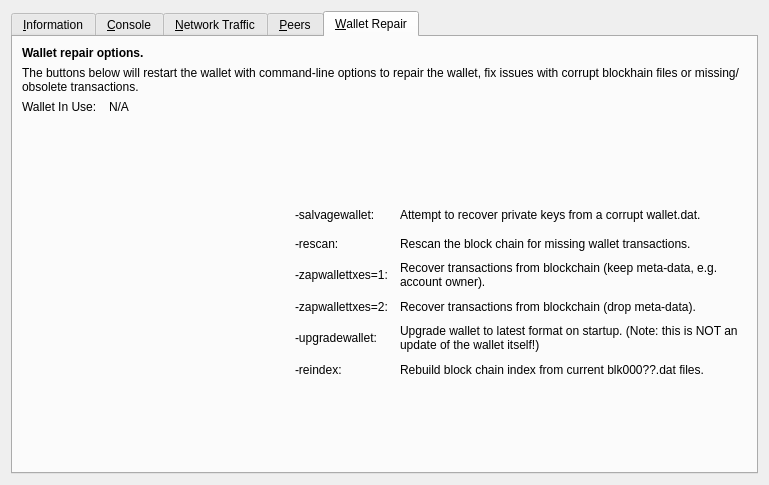
<?xml version="1.0" encoding="UTF-8"?>
<ui version="4.0">
 <class>RPCConsole</class>
 <widget class="QDialog" name="RPCConsole">
  <property name="geometry">
   <rect>
    <x>0</x>
    <y>0</y>
    <width>769</width>
    <height>485</height>
   </rect>
  </property>
  <property name="windowTitle">
   <string>Tools window</string>
  </property>
  <layout class="QVBoxLayout" name="verticalLayout_2">
   <item>
    <widget class="QTabWidget" name="tabWidget">
     <property name="currentIndex">
      <number>4</number>
     </property>
     <widget class="QWidget" name="tab_info">
      <attribute name="title">
       <string>&amp;Information</string>
      </attribute>
      <layout class="QGridLayout" name="gridLayout" columnstretch="0,0">
       <property name="horizontalSpacing">
        <number>12</number>
       </property>
       <item row="0" column="0">
        <widget class="QLabel" name="generalHeader">
         <property name="font">
          <font>
           <weight>75</weight>
           <bold>true</bold>
          </font>
         </property>
         <property name="text">
          <string>General</string>
         </property>
        </widget>
       </item>
       <item row="1" column="0">
        <widget class="QLabel" name="clientNameLabel">
         <property name="text">
          <string>Client name</string>
         </property>
        </widget>
       </item>
       <item row="1" column="1">
        <widget class="QLabel" name="clientName">
         <property name="cursor">
          <cursorShape>IBeamCursor</cursorShape>
         </property>
         <property name="text">
          <string>N/A</string>
         </property>
         <property name="textFormat">
          <enum>Qt::PlainText</enum>
         </property>
         <property name="textInteractionFlags">
          <set>Qt::LinksAccessibleByMouse|Qt::TextSelectableByKeyboard|Qt::TextSelectableByMouse</set>
         </property>
        </widget>
       </item>
       <item row="2" column="0">
        <widget class="QLabel" name="clientVersionLabel">
         <property name="text">
          <string>Client version</string>
         </property>
        </widget>
       </item>
       <item row="2" column="1">
        <widget class="QLabel" name="clientVersion">
         <property name="cursor">
          <cursorShape>IBeamCursor</cursorShape>
         </property>
         <property name="text">
          <string>N/A</string>
         </property>
         <property name="textFormat">
          <enum>Qt::PlainText</enum>
         </property>
         <property name="textInteractionFlags">
          <set>Qt::LinksAccessibleByMouse|Qt::TextSelectableByKeyboard|Qt::TextSelectableByMouse</set>
         </property>
        </widget>
       </item>
       <item row="3" column="0">
        <widget class="QLabel" name="openSSLVersionLabel">
         <property name="text">
          <string>Using OpenSSL version</string>
         </property>
         <property name="indent">
          <number>10</number>
         </property>
        </widget>
       </item>
       <item row="3" column="1">
        <widget class="QLabel" name="openSSLVersion">
         <property name="cursor">
          <cursorShape>IBeamCursor</cursorShape>
         </property>
         <property name="text">
          <string>N/A</string>
         </property>
         <property name="textFormat">
          <enum>Qt::PlainText</enum>
         </property>
         <property name="textInteractionFlags">
          <set>Qt::LinksAccessibleByMouse|Qt::TextSelectableByKeyboard|Qt::TextSelectableByMouse</set>
         </property>
        </widget>
       </item>
       <item row="4" column="0">
        <widget class="QLabel" name="berkeleyDBVersionLabel">
         <property name="text">
          <string>Using BerkeleyDB version</string>
         </property>
         <property name="indent">
          <number>10</number>
         </property>
        </widget>
       </item>
       <item row="4" column="1">
        <widget class="QLabel" name="berkeleyDBVersion">
         <property name="cursor">
          <cursorShape>IBeamCursor</cursorShape>
         </property>
         <property name="text">
          <string>N/A</string>
         </property>
         <property name="textFormat">
          <enum>Qt::PlainText</enum>
         </property>
         <property name="textInteractionFlags">
          <set>Qt::LinksAccessibleByMouse|Qt::TextSelectableByKeyboard|Qt::TextSelectableByMouse</set>
         </property>
        </widget>
       </item>
       <item row="5" column="0">
        <widget class="QLabel" name="buildDateLabel">
         <property name="text">
          <string>Build date</string>
         </property>
        </widget>
       </item>
       <item row="5" column="1">
        <widget class="QLabel" name="buildDate">
         <property name="cursor">
          <cursorShape>IBeamCursor</cursorShape>
         </property>
         <property name="text">
          <string>N/A</string>
         </property>
         <property name="textFormat">
          <enum>Qt::PlainText</enum>
         </property>
         <property name="textInteractionFlags">
          <set>Qt::LinksAccessibleByMouse|Qt::TextSelectableByKeyboard|Qt::TextSelectableByMouse</set>
         </property>
        </widget>
       </item>
       <item row="6" column="0">
        <widget class="QLabel" name="startupTimeLabel">
         <property name="text">
          <string>Startup time</string>
         </property>
        </widget>
       </item>
       <item row="6" column="1">
        <widget class="QLabel" name="startupTime">
         <property name="cursor">
          <cursorShape>IBeamCursor</cursorShape>
         </property>
         <property name="text">
          <string>N/A</string>
         </property>
         <property name="textFormat">
          <enum>Qt::PlainText</enum>
         </property>
         <property name="textInteractionFlags">
          <set>Qt::LinksAccessibleByMouse|Qt::TextSelectableByKeyboard|Qt::TextSelectableByMouse</set>
         </property>
        </widget>
       </item>
       <item row="7" column="0">
        <widget class="QLabel" name="networkHeader">
         <property name="font">
          <font>
           <weight>75</weight>
           <bold>true</bold>
          </font>
         </property>
         <property name="text">
          <string>Network</string>
         </property>
        </widget>
       </item>
       <item row="8" column="0">
        <widget class="QLabel" name="networkNameLabel">
         <property name="text">
          <string>Name</string>
         </property>
        </widget>
       </item>
       <item row="8" column="1">
        <widget class="QLabel" name="networkName">
         <property name="cursor">
          <cursorShape>IBeamCursor</cursorShape>
         </property>
         <property name="text">
          <string>N/A</string>
         </property>
         <property name="textFormat">
          <enum>Qt::PlainText</enum>
         </property>
         <property name="textInteractionFlags">
          <set>Qt::LinksAccessibleByMouse|Qt::TextSelectableByKeyboard|Qt::TextSelectableByMouse</set>
         </property>
        </widget>
       </item>
       <item row="9" column="0">
        <widget class="QLabel" name="numberOfConnectionsLabel">
         <property name="text">
          <string>Number of connections</string>
         </property>
        </widget>
       </item>
       <item row="9" column="1">
        <widget class="QLabel" name="numberOfConnections">
         <property name="cursor">
          <cursorShape>IBeamCursor</cursorShape>
         </property>
         <property name="text">
          <string>N/A</string>
         </property>
         <property name="textFormat">
          <enum>Qt::PlainText</enum>
         </property>
         <property name="textInteractionFlags">
          <set>Qt::LinksAccessibleByMouse|Qt::TextSelectableByKeyboard|Qt::TextSelectableByMouse</set>
         </property>
        </widget>
       </item>
       <item row="10" column="0">
        <widget class="QLabel" name="masternodeCountLabel">
         <property name="text">
          <string>Number of Masternodes</string>
         </property>
        </widget>
       </item>
       <item row="10" column="1">
        <widget class="QLabel" name="masternodeCount">
         <property name="text">
          <string>N/A</string>
         </property>
        </widget>
       </item>
       <item row="11" column="0">
        <widget class="QLabel" name="blockchainHeader">
         <property name="font">
          <font>
           <weight>75</weight>
           <bold>true</bold>
          </font>
         </property>
         <property name="text">
          <string>Block chain</string>
         </property>
        </widget>
       </item>
       <item row="12" column="0">
        <widget class="QLabel" name="numberOfBlocksLabel">
         <property name="text">
          <string>Current number of blocks</string>
         </property>
        </widget>
       </item>
       <item row="12" column="1">
        <widget class="QLabel" name="numberOfBlocks">
         <property name="cursor">
          <cursorShape>IBeamCursor</cursorShape>
         </property>
         <property name="text">
          <string>N/A</string>
         </property>
         <property name="textFormat">
          <enum>Qt::PlainText</enum>
         </property>
         <property name="textInteractionFlags">
          <set>Qt::LinksAccessibleByMouse|Qt::TextSelectableByKeyboard|Qt::TextSelectableByMouse</set>
         </property>
        </widget>
       </item>
       <item row="13" column="0">
        <widget class="QLabel" name="lastBlockTimeLabel">
         <property name="text">
          <string>Last block time</string>
         </property>
        </widget>
       </item>
       <item row="13" column="1">
        <widget class="QLabel" name="lastBlockTime">
         <property name="cursor">
          <cursorShape>IBeamCursor</cursorShape>
         </property>
         <property name="text">
          <string>N/A</string>
         </property>
         <property name="textFormat">
          <enum>Qt::PlainText</enum>
         </property>
         <property name="textInteractionFlags">
          <set>Qt::LinksAccessibleByMouse|Qt::TextSelectableByKeyboard|Qt::TextSelectableByMouse</set>
         </property>
        </widget>
       </item>
       <item row="14" column="0">
        <spacer name="verticalSpacer_2">
         <property name="orientation">
          <enum>Qt::Vertical</enum>
         </property>
         <property name="sizeHint" stdset="0">
          <size>
           <width>20</width>
           <height>20</height>
          </size>
         </property>
        </spacer>
       </item>
       <item row="15" column="0">
        <widget class="QLabel" name="debugLogFileHeader">
         <property name="font">
          <font>
           <weight>75</weight>
           <bold>true</bold>
          </font>
         </property>
         <property name="text">
          <string>Debug log file</string>
         </property>
        </widget>
       </item>
       <item row="16" column="0">
        <widget class="QtMaterialFlatButton" name="openDebugLogfileButton" native="true">
         <property name="toolTip">
          <string>Open the FGC debug log file from the current data directory. This can take a few seconds for large log files.</string>
         </property>
         <property name="text" stdset="0">
          <string>Open</string>
         </property>
         <property name="autoDefault" stdset="0">
          <bool>false</bool>
         </property>
        </widget>
       </item>
      </layout>
     </widget>
     <widget class="QWidget" name="tab_console">
      <attribute name="title">
       <string>&amp;Console</string>
      </attribute>
      <layout class="QVBoxLayout" name="verticalLayout_3">
       <property name="spacing">
        <number>3</number>
       </property>
       <item>
        <widget class="QTextEdit" name="messagesWidget">
         <property name="minimumSize">
          <size>
           <width>0</width>
           <height>100</height>
          </size>
         </property>
         <property name="readOnly">
          <bool>true</bool>
         </property>
         <property name="tabKeyNavigation" stdset="0">
          <bool>false</bool>
         </property>
         <property name="columnCount" stdset="0">
          <number>2</number>
         </property>
        </widget>
       </item>
       <item>
        <layout class="QHBoxLayout" name="horizontalLayout">
         <property name="spacing">
          <number>3</number>
         </property>
         <item>
          <widget class="QLineEdit" name="lineEdit"/>
         </item>
         <item>
          <widget class="QtMaterialFlatButton" name="clearButton" native="true">
           <property name="maximumSize">
            <size>
             <width>24</width>
             <height>24</height>
            </size>
           </property>
           <property name="toolTip">
            <string>Clear console</string>
           </property>
           <property name="text" stdset="0">
            <string/>
           </property>
           <property name="icon" stdset="0">
            <iconset resource="../fantasygold.qrc">
             <normaloff>:/icons/remove</normaloff>:/icons/remove</iconset>
           </property>
           <property name="shortcut" stdset="0">
            <string notr="true">Ctrl+L</string>
           </property>
           <property name="autoDefault" stdset="0">
            <bool>false</bool>
           </property>
          </widget>
         </item>
        </layout>
       </item>
      </layout>
     </widget>
     <widget class="QWidget" name="tab_nettraffic">
      <attribute name="title">
       <string>&amp;Network Traffic</string>
      </attribute>
      <layout class="QHBoxLayout" name="horizontalLayout_3">
       <item>
        <layout class="QVBoxLayout" name="verticalLayout_4">
         <item>
          <widget class="TrafficGraphWidget" name="trafficGraph" native="true">
           <property name="sizePolicy">
            <sizepolicy hsizetype="Expanding" vsizetype="Expanding">
             <horstretch>0</horstretch>
             <verstretch>0</verstretch>
            </sizepolicy>
           </property>
          </widget>
         </item>
         <item>
          <layout class="QHBoxLayout" name="horizontalLayout_2">
           <item>
            <widget class="QSlider" name="sldGraphRange">
             <property name="minimum">
              <number>1</number>
             </property>
             <property name="maximum">
              <number>288</number>
             </property>
             <property name="pageStep">
              <number>12</number>
             </property>
             <property name="value">
              <number>6</number>
             </property>
             <property name="orientation">
              <enum>Qt::Horizontal</enum>
             </property>
            </widget>
           </item>
           <item>
            <widget class="QLabel" name="lblGraphRange">
             <property name="minimumSize">
              <size>
               <width>100</width>
               <height>0</height>
              </size>
             </property>
             <property name="alignment">
              <set>Qt::AlignCenter</set>
             </property>
            </widget>
           </item>
           <item>
            <widget class="QtMaterialFlatButton" name="btnClearTrafficGraph" native="true">
             <property name="text" stdset="0">
              <string>Clear</string>
             </property>
             <property name="autoDefault" stdset="0">
              <bool>false</bool>
             </property>
            </widget>
           </item>
          </layout>
         </item>
        </layout>
       </item>
       <item>
        <layout class="QVBoxLayout" name="verticalLayout">
         <item>
          <widget class="QGroupBox" name="groupBox">
           <property name="title">
            <string>Totals</string>
           </property>
           <layout class="QVBoxLayout" name="verticalLayout_5">
            <item>
             <layout class="QHBoxLayout" name="horizontalLayout_4">
              <item>
               <widget class="Line" name="line">
                <property name="sizePolicy">
                 <sizepolicy hsizetype="Fixed" vsizetype="Fixed">
                  <horstretch>0</horstretch>
                  <verstretch>0</verstretch>
                 </sizepolicy>
                </property>
                <property name="minimumSize">
                 <size>
                  <width>10</width>
                  <height>0</height>
                 </size>
                </property>
                <property name="palette">
                 <palette>
                  <active>
                   <colorrole role="Light">
                    <brush brushstyle="SolidPattern">
                     <color alpha="255">
                      <red>0</red>
                      <green>255</green>
                      <blue>0</blue>
                     </color>
                    </brush>
                   </colorrole>
                  </active>
                  <inactive>
                   <colorrole role="Light">
                    <brush brushstyle="SolidPattern">
                     <color alpha="255">
                      <red>0</red>
                      <green>255</green>
                      <blue>0</blue>
                     </color>
                    </brush>
                   </colorrole>
                  </inactive>
                  <disabled>
                   <colorrole role="Light">
                    <brush brushstyle="SolidPattern">
                     <color alpha="255">
                      <red>0</red>
                      <green>255</green>
                      <blue>0</blue>
                     </color>
                    </brush>
                   </colorrole>
                  </disabled>
                 </palette>
                </property>
                <property name="orientation">
                 <enum>Qt::Horizontal</enum>
                </property>
               </widget>
              </item>
              <item>
               <widget class="QLabel" name="label_16">
                <property name="text">
                 <string>Received</string>
                </property>
               </widget>
              </item>
              <item>
               <widget class="QLabel" name="lblBytesIn">
                <property name="minimumSize">
                 <size>
                  <width>50</width>
                  <height>0</height>
                 </size>
                </property>
                <property name="alignment">
                 <set>Qt::AlignRight|Qt::AlignTrailing|Qt::AlignVCenter</set>
                </property>
               </widget>
              </item>
             </layout>
            </item>
            <item>
             <layout class="QHBoxLayout" name="horizontalLayout_5">
              <item>
               <widget class="Line" name="line_2">
                <property name="sizePolicy">
                 <sizepolicy hsizetype="Fixed" vsizetype="Fixed">
                  <horstretch>0</horstretch>
                  <verstretch>0</verstretch>
                 </sizepolicy>
                </property>
                <property name="minimumSize">
                 <size>
                  <width>10</width>
                  <height>0</height>
                 </size>
                </property>
                <property name="palette">
                 <palette>
                  <active>
                   <colorrole role="Light">
                    <brush brushstyle="SolidPattern">
                     <color alpha="255">
                      <red>255</red>
                      <green>0</green>
                      <blue>0</blue>
                     </color>
                    </brush>
                   </colorrole>
                  </active>
                  <inactive>
                   <colorrole role="Light">
                    <brush brushstyle="SolidPattern">
                     <color alpha="255">
                      <red>255</red>
                      <green>0</green>
                      <blue>0</blue>
                     </color>
                    </brush>
                   </colorrole>
                  </inactive>
                  <disabled>
                   <colorrole role="Light">
                    <brush brushstyle="SolidPattern">
                     <color alpha="255">
                      <red>255</red>
                      <green>0</green>
                      <blue>0</blue>
                     </color>
                    </brush>
                   </colorrole>
                  </disabled>
                 </palette>
                </property>
                <property name="orientation">
                 <enum>Qt::Horizontal</enum>
                </property>
               </widget>
              </item>
              <item>
               <widget class="QLabel" name="label_17">
                <property name="text">
                 <string>Sent</string>
                </property>
               </widget>
              </item>
              <item>
               <widget class="QLabel" name="lblBytesOut">
                <property name="minimumSize">
                 <size>
                  <width>50</width>
                  <height>0</height>
                 </size>
                </property>
                <property name="alignment">
                 <set>Qt::AlignRight|Qt::AlignTrailing|Qt::AlignVCenter</set>
                </property>
               </widget>
              </item>
             </layout>
            </item>
            <item>
             <spacer name="verticalSpacer_4">
              <property name="orientation">
               <enum>Qt::Vertical</enum>
              </property>
              <property name="sizeHint" stdset="0">
               <size>
                <width>20</width>
                <height>407</height>
               </size>
              </property>
             </spacer>
            </item>
           </layout>
          </widget>
         </item>
        </layout>
       </item>
      </layout>
     </widget>
     <widget class="QWidget" name="tab_peers">
      <attribute name="title">
       <string>&amp;Peers</string>
      </attribute>
      <layout class="QGridLayout" name="gridLayout_2">
       <item row="0" column="0" rowspan="2">
        <widget class="QTableView" name="peerWidget">
         <property name="horizontalScrollBarPolicy">
          <enum>Qt::ScrollBarAsNeeded</enum>
         </property>
         <property name="sortingEnabled">
          <bool>true</bool>
         </property>
         <attribute name="horizontalHeaderHighlightSections">
          <bool>false</bool>
         </attribute>
        </widget>
       </item>
       <item row="0" column="1">
        <widget class="QLabel" name="peerHeading">
         <property name="sizePolicy">
          <sizepolicy hsizetype="Preferred" vsizetype="Minimum">
           <horstretch>0</horstretch>
           <verstretch>0</verstretch>
          </sizepolicy>
         </property>
         <property name="minimumSize">
          <size>
           <width>300</width>
           <height>32</height>
          </size>
         </property>
         <property name="font">
          <font>
           <pointsize>10</pointsize>
           <weight>75</weight>
           <bold>true</bold>
          </font>
         </property>
         <property name="cursor">
          <cursorShape>IBeamCursor</cursorShape>
         </property>
         <property name="text">
          <string>Select a peer to view detailed information.</string>
         </property>
         <property name="alignment">
          <set>Qt::AlignCenter</set>
         </property>
         <property name="wordWrap">
          <bool>true</bool>
         </property>
         <property name="textInteractionFlags">
          <set>Qt::LinksAccessibleByMouse|Qt::TextSelectableByKeyboard|Qt::TextSelectableByMouse</set>
         </property>
        </widget>
       </item>
       <item row="1" column="1">
        <widget class="QWidget" name="detailWidget" native="true">
         <property name="minimumSize">
          <size>
           <width>300</width>
           <height>0</height>
          </size>
         </property>
         <layout class="QGridLayout" name="gridLayout_3">
          <item row="0" column="0">
           <widget class="QLabel" name="label_23">
            <property name="text">
             <string>Direction</string>
            </property>
           </widget>
          </item>
          <item row="0" column="2">
           <widget class="QLabel" name="peerDirection">
            <property name="cursor">
             <cursorShape>IBeamCursor</cursorShape>
            </property>
            <property name="text">
             <string>N/A</string>
            </property>
            <property name="textFormat">
             <enum>Qt::PlainText</enum>
            </property>
            <property name="textInteractionFlags">
             <set>Qt::LinksAccessibleByMouse|Qt::TextSelectableByKeyboard|Qt::TextSelectableByMouse</set>
            </property>
           </widget>
          </item>
          <item row="1" column="0">
           <widget class="QLabel" name="label_21">
            <property name="text">
             <string>Protocol</string>
            </property>
           </widget>
          </item>
          <item row="1" column="2">
           <widget class="QLabel" name="peerVersion">
            <property name="cursor">
             <cursorShape>IBeamCursor</cursorShape>
            </property>
            <property name="text">
             <string>N/A</string>
            </property>
            <property name="textFormat">
             <enum>Qt::PlainText</enum>
            </property>
            <property name="textInteractionFlags">
             <set>Qt::LinksAccessibleByMouse|Qt::TextSelectableByKeyboard|Qt::TextSelectableByMouse</set>
            </property>
           </widget>
          </item>
          <item row="2" column="0">
           <widget class="QLabel" name="label_28">
            <property name="text">
             <string>Version</string>
            </property>
           </widget>
          </item>
          <item row="2" column="2">
           <widget class="QLabel" name="peerSubversion">
            <property name="cursor">
             <cursorShape>IBeamCursor</cursorShape>
            </property>
            <property name="text">
             <string>N/A</string>
            </property>
            <property name="textFormat">
             <enum>Qt::PlainText</enum>
            </property>
            <property name="textInteractionFlags">
             <set>Qt::LinksAccessibleByMouse|Qt::TextSelectableByKeyboard|Qt::TextSelectableByMouse</set>
            </property>
           </widget>
          </item>
          <item row="3" column="0">
           <widget class="QLabel" name="label_4">
            <property name="text">
             <string>Services</string>
            </property>
           </widget>
          </item>
          <item row="3" column="2">
           <widget class="QLabel" name="peerServices">
            <property name="cursor">
             <cursorShape>IBeamCursor</cursorShape>
            </property>
            <property name="text">
             <string>N/A</string>
            </property>
            <property name="textFormat">
             <enum>Qt::PlainText</enum>
            </property>
            <property name="textInteractionFlags">
             <set>Qt::LinksAccessibleByMouse|Qt::TextSelectableByKeyboard|Qt::TextSelectableByMouse</set>
            </property>
           </widget>
          </item>
          <item row="5" column="0">
           <widget class="QLabel" name="label_29">
            <property name="text">
             <string>Starting Height</string>
            </property>
           </widget>
          </item>
          <item row="5" column="2">
           <widget class="QLabel" name="peerHeight">
            <property name="cursor">
             <cursorShape>IBeamCursor</cursorShape>
            </property>
            <property name="text">
             <string>N/A</string>
            </property>
            <property name="textFormat">
             <enum>Qt::PlainText</enum>
            </property>
            <property name="textInteractionFlags">
             <set>Qt::LinksAccessibleByMouse|Qt::TextSelectableByKeyboard|Qt::TextSelectableByMouse</set>
            </property>
           </widget>
          </item>
          <item row="6" column="0">
           <widget class="QLabel" name="label_27">
            <property name="text">
             <string>Sync Height</string>
            </property>
           </widget>
          </item>
          <item row="6" column="2">
           <widget class="QLabel" name="peerSyncHeight">
            <property name="cursor">
             <cursorShape>IBeamCursor</cursorShape>
            </property>
            <property name="text">
             <string>N/A</string>
            </property>
            <property name="textFormat">
             <enum>Qt::PlainText</enum>
            </property>
            <property name="textInteractionFlags">
             <set>Qt::LinksAccessibleByMouse|Qt::TextSelectableByKeyboard|Qt::TextSelectableByMouse</set>
            </property>
           </widget>
          </item>
          <item row="7" column="0">
           <widget class="QLabel" name="label_24">
            <property name="text">
             <string>Ban Score</string>
            </property>
           </widget>
          </item>
          <item row="7" column="2">
           <widget class="QLabel" name="peerBanScore">
            <property name="cursor">
             <cursorShape>IBeamCursor</cursorShape>
            </property>
            <property name="text">
             <string>N/A</string>
            </property>
            <property name="textFormat">
             <enum>Qt::PlainText</enum>
            </property>
            <property name="textInteractionFlags">
             <set>Qt::LinksAccessibleByMouse|Qt::TextSelectableByKeyboard|Qt::TextSelectableByMouse</set>
            </property>
           </widget>
          </item>
          <item row="8" column="0">
           <widget class="QLabel" name="label_22">
            <property name="text">
             <string>Connection Time</string>
            </property>
           </widget>
          </item>
          <item row="8" column="2">
           <widget class="QLabel" name="peerConnTime">
            <property name="cursor">
             <cursorShape>IBeamCursor</cursorShape>
            </property>
            <property name="text">
             <string>N/A</string>
            </property>
            <property name="textFormat">
             <enum>Qt::PlainText</enum>
            </property>
            <property name="textInteractionFlags">
             <set>Qt::LinksAccessibleByMouse|Qt::TextSelectableByKeyboard|Qt::TextSelectableByMouse</set>
            </property>
           </widget>
          </item>
          <item row="9" column="0">
           <widget class="QLabel" name="label_15">
            <property name="text">
             <string>Last Send</string>
            </property>
           </widget>
          </item>
          <item row="9" column="2">
           <widget class="QLabel" name="peerLastSend">
            <property name="cursor">
             <cursorShape>IBeamCursor</cursorShape>
            </property>
            <property name="text">
             <string>N/A</string>
            </property>
            <property name="textFormat">
             <enum>Qt::PlainText</enum>
            </property>
            <property name="textInteractionFlags">
             <set>Qt::LinksAccessibleByMouse|Qt::TextSelectableByKeyboard|Qt::TextSelectableByMouse</set>
            </property>
           </widget>
          </item>
          <item row="10" column="0">
           <widget class="QLabel" name="label_19">
            <property name="text">
             <string>Last Receive</string>
            </property>
           </widget>
          </item>
          <item row="10" column="2">
           <widget class="QLabel" name="peerLastRecv">
            <property name="cursor">
             <cursorShape>IBeamCursor</cursorShape>
            </property>
            <property name="text">
             <string>N/A</string>
            </property>
            <property name="textFormat">
             <enum>Qt::PlainText</enum>
            </property>
            <property name="textInteractionFlags">
             <set>Qt::LinksAccessibleByMouse|Qt::TextSelectableByKeyboard|Qt::TextSelectableByMouse</set>
            </property>
           </widget>
          </item>
          <item row="11" column="0">
           <widget class="QLabel" name="label_18">
            <property name="text">
             <string>Bytes Sent</string>
            </property>
           </widget>
          </item>
          <item row="11" column="2">
           <widget class="QLabel" name="peerBytesSent">
            <property name="cursor">
             <cursorShape>IBeamCursor</cursorShape>
            </property>
            <property name="text">
             <string>N/A</string>
            </property>
            <property name="textFormat">
             <enum>Qt::PlainText</enum>
            </property>
            <property name="textInteractionFlags">
             <set>Qt::LinksAccessibleByMouse|Qt::TextSelectableByKeyboard|Qt::TextSelectableByMouse</set>
            </property>
           </widget>
          </item>
          <item row="12" column="0">
           <widget class="QLabel" name="label_20">
            <property name="text">
             <string>Bytes Received</string>
            </property>
           </widget>
          </item>
          <item row="12" column="2">
           <widget class="QLabel" name="peerBytesRecv">
            <property name="cursor">
             <cursorShape>IBeamCursor</cursorShape>
            </property>
            <property name="text">
             <string>N/A</string>
            </property>
            <property name="textFormat">
             <enum>Qt::PlainText</enum>
            </property>
            <property name="textInteractionFlags">
             <set>Qt::LinksAccessibleByMouse|Qt::TextSelectableByKeyboard|Qt::TextSelectableByMouse</set>
            </property>
           </widget>
          </item>
          <item row="13" column="0">
           <widget class="QLabel" name="label_26">
            <property name="text">
             <string>Ping Time</string>
            </property>
           </widget>
          </item>
          <item row="13" column="2">
           <widget class="QLabel" name="peerPingTime">
            <property name="cursor">
             <cursorShape>IBeamCursor</cursorShape>
            </property>
            <property name="text">
             <string>N/A</string>
            </property>
            <property name="textFormat">
             <enum>Qt::PlainText</enum>
            </property>
            <property name="textInteractionFlags">
             <set>Qt::LinksAccessibleByMouse|Qt::TextSelectableByKeyboard|Qt::TextSelectableByMouse</set>
            </property>
           </widget>
          </item>
          <item row="14" column="1">
           <spacer name="verticalSpacer_3">
            <property name="orientation">
             <enum>Qt::Vertical</enum>
            </property>
            <property name="sizeHint" stdset="0">
             <size>
              <width>20</width>
              <height>40</height>
             </size>
            </property>
           </spacer>
          </item>
         </layout>
        </widget>
       </item>
      </layout>
     </widget>
     <widget class="QWidget" name="tab_repair">
      <attribute name="title">
       <string>&amp;Wallet Repair</string>
      </attribute>
      <layout class="QGridLayout" name="gridLayout_4" columnstretch="0,1,0,2">
       <property name="horizontalSpacing">
        <number>12</number>
       </property>
       <item row="0" column="0" colspan="4">
        <widget class="QLabel" name="label_repair_header">
         <property name="font">
          <font>
           <weight>75</weight>
           <bold>true</bold>
          </font>
         </property>
         <property name="text">
          <string>Wallet repair options.</string>
         </property>
        </widget>
       </item>
       <item row="1" column="0" colspan="4">
        <widget class="QLabel" name="label_repair_helptext">
         <property name="font">
          <font>
           <weight>50</weight>
           <bold>false</bold>
          </font>
         </property>
         <property name="text">
          <string>The buttons below will restart the wallet with command-line options to repair the wallet, fix issues with corrupt blockhain files or missing/obsolete transactions.</string>
         </property>
         <property name="wordWrap">
          <bool>true</bool>
         </property>
        </widget>
       </item>
       <item row="2" column="0">
        <widget class="QLabel" name="wallet_path_label">
         <property name="text">
          <string>Wallet In Use:</string>
         </property>
        </widget>
       </item>
       <item row="2" column="1" colspan="3">
        <widget class="QLabel" name="wallet_path">
         <property name="cursor">
          <cursorShape>IBeamCursor</cursorShape>
         </property>
         <property name="text">
          <string>N/A</string>
         </property>
         <property name="textFormat">
          <enum>Qt::PlainText</enum>
         </property>
         <property name="textInteractionFlags">
          <set>Qt::LinksAccessibleByMouse|Qt::TextSelectableByKeyboard|Qt::TextSelectableByMouse</set>
         </property>
        </widget>
       </item>
       <item row="3" column="0">
        <spacer name="verticalSpacer_repair1">
         <property name="orientation">
          <enum>Qt::Vertical</enum>
         </property>
         <property name="sizeHint" stdset="0">
          <size>
           <width>10</width>
           <height>10</height>
          </size>
         </property>
        </spacer>
       </item>
       <item row="4" column="0" colspan="2">
        <widget class="QtMaterialFlatButton" name="btn_salvagewallet" native="true">
         <property name="minimumSize">
          <size>
           <width>100</width>
           <height>23</height>
          </size>
         </property>
         <property name="text" stdset="0">
          <string>Salvage wallet</string>
         </property>
        </widget>
       </item>
       <item row="4" column="2">
        <widget class="QLabel" name="label_repair_salvage_command">
         <property name="text">
          <string notr="true">-salvagewallet:</string>
         </property>
        </widget>
       </item>
       <item row="4" column="3">
        <widget class="QLabel" name="label_repair_salvage">
         <property name="text">
          <string>Attempt to recover private keys from a corrupt wallet.dat.</string>
         </property>
         <property name="wordWrap">
          <bool>true</bool>
         </property>
        </widget>
       </item>
       <item row="5" column="0" colspan="2">
        <widget class="QtMaterialFlatButton" name="btn_rescan" native="true">
         <property name="minimumSize">
          <size>
           <width>100</width>
           <height>23</height>
          </size>
         </property>
         <property name="text" stdset="0">
          <string>Rescan blockchain files</string>
         </property>
        </widget>
       </item>
       <item row="5" column="2">
        <widget class="QLabel" name="label_repair_rescan_command">
         <property name="text">
          <string notr="true">-rescan:</string>
         </property>
        </widget>
       </item>
       <item row="5" column="3">
        <widget class="QLabel" name="label_repair_rescan">
         <property name="text">
          <string>Rescan the block chain for missing wallet transactions.</string>
         </property>
         <property name="wordWrap">
          <bool>true</bool>
         </property>
        </widget>
       </item>
       <item row="6" column="0" colspan="2">
        <widget class="QtMaterialFlatButton" name="btn_zapwallettxes1" native="true">
         <property name="minimumSize">
          <size>
           <width>100</width>
           <height>23</height>
          </size>
         </property>
         <property name="text" stdset="0">
          <string>Recover transactions 1</string>
         </property>
        </widget>
       </item>
       <item row="6" column="2">
        <widget class="QLabel" name="label_repair_zap1_command">
         <property name="text">
          <string notr="true">-zapwallettxes=1:</string>
         </property>
        </widget>
       </item>
       <item row="6" column="3">
        <widget class="QLabel" name="label_repair_zap1">
         <property name="text">
          <string>Recover transactions from blockchain (keep meta-data, e.g. account owner).</string>
         </property>
         <property name="wordWrap">
          <bool>true</bool>
         </property>
        </widget>
       </item>
       <item row="7" column="0" colspan="2">
        <widget class="QtMaterialFlatButton" name="btn_zapwallettxes2" native="true">
         <property name="minimumSize">
          <size>
           <width>100</width>
           <height>23</height>
          </size>
         </property>
         <property name="text" stdset="0">
          <string>Recover transactions 2</string>
         </property>
        </widget>
       </item>
       <item row="7" column="2">
        <widget class="QLabel" name="label_repair_zap2_command">
         <property name="text">
          <string notr="true">-zapwallettxes=2:</string>
         </property>
        </widget>
       </item>
       <item row="7" column="3">
        <widget class="QLabel" name="label_repair_zap2">
         <property name="text">
          <string>Recover transactions from blockchain (drop meta-data).</string>
         </property>
         <property name="wordWrap">
          <bool>true</bool>
         </property>
        </widget>
       </item>
       <item row="8" column="0" colspan="2">
        <widget class="QtMaterialFlatButton" name="btn_upgradewallet" native="true">
         <property name="minimumSize">
          <size>
           <width>100</width>
           <height>23</height>
          </size>
         </property>
         <property name="text" stdset="0">
          <string>Upgrade wallet format</string>
         </property>
        </widget>
       </item>
       <item row="8" column="2">
        <widget class="QLabel" name="label_repair_upgrade_command">
         <property name="text">
          <string notr="true">-upgradewallet:</string>
         </property>
        </widget>
       </item>
       <item row="8" column="3">
        <widget class="QLabel" name="label_repair_upgrade">
         <property name="text">
          <string>Upgrade wallet to latest format on startup. (Note: this is NOT an update of the wallet itself!)</string>
         </property>
         <property name="wordWrap">
          <bool>true</bool>
         </property>
        </widget>
       </item>
       <item row="9" column="0" colspan="2">
        <widget class="QtMaterialFlatButton" name="btn_reindex" native="true">
         <property name="minimumSize">
          <size>
           <width>100</width>
           <height>23</height>
          </size>
         </property>
         <property name="text" stdset="0">
          <string>Rebuild index</string>
         </property>
        </widget>
       </item>
       <item row="9" column="2">
        <widget class="QLabel" name="label_repair_reindex_command">
         <property name="text">
          <string notr="true">-reindex:</string>
         </property>
        </widget>
       </item>
       <item row="9" column="3">
        <widget class="QLabel" name="label_repair_reindex">
         <property name="text">
          <string>Rebuild block chain index from current blk000??.dat files.</string>
         </property>
         <property name="wordWrap">
          <bool>true</bool>
         </property>
        </widget>
       </item>
       <item row="10" column="0">
        <spacer name="verticalSpacer_repair2">
         <property name="orientation">
          <enum>Qt::Vertical</enum>
         </property>
         <property name="sizeHint" stdset="0">
          <size>
           <width>20</width>
           <height>10</height>
          </size>
         </property>
        </spacer>
       </item>
      </layout>
     </widget>
    </widget>
   </item>
  </layout>
 </widget>
 <customwidgets>
  <customwidget>
   <class>QtMaterialFlatButton</class>
   <extends>QWidget</extends>
   <header>qtmaterialflatbutton.h</header>
  </customwidget>
  <customwidget>
   <class>TrafficGraphWidget</class>
   <extends>QWidget</extends>
   <header>trafficgraphwidget.h</header>
   <container>1</container>
   <slots>
    <slot>clear()</slot>
   </slots>
  </customwidget>
 </customwidgets>
 <resources>
  <include location="../fantasygold.qrc"/>
 </resources>
 <connections/>
</ui>
